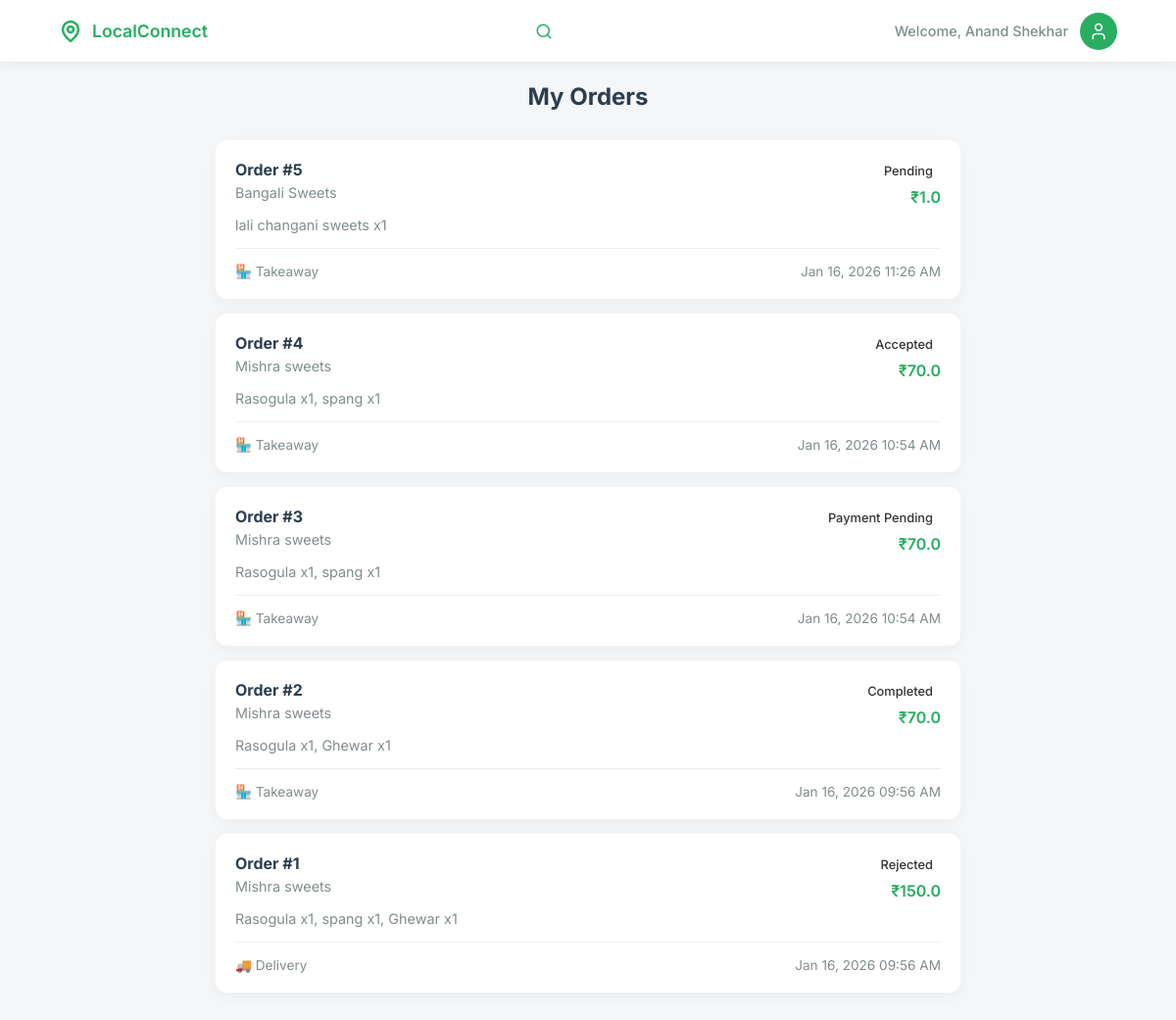
The page /customer/orders (signed in) on the database its author committed.
### models/models.py (models this page shows, shortened)
class Order(db.Model):
    id = db.Column(db.Integer, primary_key=True)
    customer_id = db.Column(db.Integer, db.ForeignKey('customer.id'), nullable=False)
    vendor_id = db.Column(db.Integer, db.ForeignKey('vendor.id'), nullable=False)
    vendor_name = db.Column(db.String(100), nullable=False)
    customer_name = db.Column(db.String(100))
    customer_phone = db.Column(db.String(20))
    items = db.Column(db.Text, nullable=False)
    items_summary = db.Column(db.String(500))
    delivery_type = db.Column(db.String(20), nullable=False)
    payment_type = db.Column(db.String(20), nullable=False)
    total = db.Column(db.Float, nullable=False)
    status = db.Column(db.String(20), default='Pending')
    order_type = db.Column(db.String(20))
    customer_suggestion = db.Column(db.Text)
    rejection_reason = db.Column(db.Text)
    created_at = db.Column(db.DateTime, default=datetime.utcnow)
    razorpay_order_id = db.Column(db.String(100))
    razorpay_payment_id = db.Column(db.String(100))
    razorpay_signature = db.Column(db.String(255))
    review_rating = db.Column(db.Integer)
    review_comment = db.Column(db.Text)
    review_date = db.Column(db.DateTime)
    def get_items(self):
        return json.loads(self.items)

### app.py (the view)
@app.route('/customer/orders')
@customer_required
def customer_orders():
    user_id = session.get('user_id')
    orders_query = Order.query.filter_by(customer_id=user_id).order_by(Order.created_at.desc()).all()
    orders = [{
        'id': o.id,
        'vendor_name': o.vendor_name,
        'items': o.items,
        'delivery_type': o.delivery_type,
        'payment_type': o.payment_type,
        'total': o.total,
        'status': o.status,
        'created_at': o.created_at.isoformat(),
        'review_rating': o.review_rating,
        'review_comment': o.review_comment
    } for o in orders_query]
    return render_template('customer/orders.html', user_name=session.get('user_name'), user_id=user_id, orders=orders, orders_query=orders_query)

### app.py (called while the page is built)
def customer_required(f):
    @wraps(f)
    def decorated_function(*args, **kwargs):
        if 'user_id' not in session or session.get('user_role') != 'customer':
            flash('Access denied. Customer login required.', 'error')
            return redirect(url_for('sign_in'))
        return f(*args, **kwargs)
    return decorated_function

### templates/customer/orders.html (shortened to what this page needs)
<!DOCTYPE html>
<html lang="en">
<head>
    <link rel="stylesheet" href="/static/css/customer/base.css">
    <link rel="stylesheet" href="https://cdnjs.cloudflare.com/ajax/libs/font-awesome/6.0.0/css/all.min.css">
    <link rel="stylesheet" href="https://unpkg.com/leaflet@1.9.4/dist/leaflet.css" />
</head>
<body>
    <header class="navbar">
        <div class="nav-container">
            <div class="logo">
                <svg width="24" height="24" viewBox="0 0 24 24" fill="none" stroke="currentColor" stroke-width="2.5" stroke-linecap="round" stroke-linejoin="round">
                    <path d="M20 10c0 6-8 12-8 12s-8-6-8-12a8 8 0 0 1 16 0Z"></path>
                    <circle cx="12" cy="10" r="3"></circle>
                </svg>
                <span>LocalConnect</span>
            </div>
            <div class="search-wrapper" id="searchWrapper">
                <svg class="search-icon" width="18" height="18" viewBox="0 0 24 24" fill="none" stroke="currentColor" stroke-width="2" stroke-linecap="round" stroke-linejoin="round">
                    <circle cx="11" cy="11" r="8"></circle>
                    <line x1="21" y1="21" x2="16.65" y2="16.65"></line>
                </svg>
            </div>
            <div class="user-profile">
                <span class="welcome-text">Welcome, {{ user_name or 'Guest' }}</span>
                <div class="avatar" id="profileIcon">
                    <svg width="20" height="20" viewBox="0 0 24 24" fill="none" stroke="currentColor" stroke-width="2" stroke-linecap="round" stroke-linejoin="round">
                        <path d="M19 21v-2a4 4 0 0 0-4-4H9a4 4 0 0 0-4 4v2"></path>
                        <circle cx="12" cy="7" r="4"></circle>
                    </svg>
                </div>
            </div>
        </div>
    </header>
    <main class="content-wrapper">
        <div class="orders-container">
            <h2 class="page-title">My Orders</h2>
            <div class="orders-list" id="orders-list">
                {% if orders_query %}
                    {% for order in orders_query %}
                    <div class="order-card" onclick="showOrderDetails({{ order.id }})">
                        <div class="order-header">
                            <div class="order-info">
                                <h4>Order #{{ order.id }}</h4>
                                <p class="vendor-name">{{ order.vendor_name }}</p>
                            </div>
                            <div class="order-status">
                                <span class="status-badge {{ order.status }}">{{ order.status.replace('_', ' ').title() }}</span>
                                <span class="order-total">₹{{ order.total }}</span>
                            </div>
                        </div>
                        <div class="order-items">
                            <p>{% for item in order.get_items() %}{{ item.name }} x{{ item.qty }}{% if not loop.last %}, {% endif %}{% endfor %}</p>
                        </div>
                        <div class="order-meta">
                            <span class="order-type">{{ '🚚 Delivery' if order.delivery_type == 'delivery' else '🏪 Takeaway' }}</span>
                            <span class="order-date">{{ order.created_at.strftime('%b %d, %Y %I:%M %p') }}</span>
                        </div>
                    </div>
                    {% endfor %}
                {% else %}
                    <div style="text-align:center;padding:60px 20px;color:#7f8c8d;">
                        <i class="fa-solid fa-shopping-bag" style="font-size:48px;margin-bottom:20px;color:#27ae60;"></i>
                        <h3>No orders yet</h3>
                        <p>Your orders will appear here after you place them.</p>
                    </div>
                {% endif %}
            </div>
        </div>
    </main>
</body>
</html>

### static/css/customer/base.css (style rules this page uses)
:root { --bg-color: #f5f6f7; --primary-green: #27ae60; --dark-green: #219150; --text-main: #333; --text-dark: #2c3e50; --text-gray: #7f8c8d; --text-light: #7f8c8d; --card-shadow: 0 4px 15px rgba(0,0,0,0.04); --border-radius: 18px; --bg-light: #f5f7f8; --bg-gray: #f5f7f8; }
* { margin: 0; padding: 0; box-sizing: border-box; transition: all 0.3s cubic-bezier(0.25, 0.8, 0.25, 1); }
body { font-family: 'Inter', sans-serif; background-color: var(--bg-color); color: var(--text-main); overflow-x: hidden; }
.navbar { background: white; height: 64px; display: flex; align-items: center; padding: 0 5%; box-shadow: 0 1px 10px rgba(0,0,0,0.05); position: sticky; top: 0; z-index: 1000; border-bottom: 1px solid #eee; }
.nav-container { width: 100%; max-width: 1200px; margin: 0 auto; display: flex; justify-content: space-between; align-items: center; gap: 15px; }
.logo { display: flex; align-items: center; gap: 10px; color: var(--primary-green); font-weight: 600; font-size: 1.1rem; cursor: pointer; }
.search-wrapper { position: relative; width: 400px; flex: 1; max-width: 450px; transition: all 0.3s ease; }
.search-wrapper.collapsed { width: 40px; max-width: 40px; }
.search-icon { position: absolute; right: 18px; top: 50%; transform: translateY(-50%); color: var(--primary-green); cursor: pointer; }
.user-profile { display: flex; align-items: center; gap: 12px; position: relative; }
.welcome-text { font-size: 0.9rem; color: var(--text-gray); font-weight: 500; }
.avatar { width: 38px; height: 38px; background: var(--primary-green); border-radius: 50%; display: flex; align-items: center; justify-content: center; color: white; font-weight: 600; cursor: pointer; transition: all 0.3s ease; }
.orders-container { max-width: 800px; margin: 0 auto; padding: 20px; }
.page-title { text-align: center; margin-bottom: 30px; color: var(--text-dark); }
.order-card { background: white; border-radius: 12px; padding: 20px; margin-bottom: 15px; box-shadow: var(--card-shadow); cursor: pointer; transition: all 0.3s ease; }
.order-header { display: flex; justify-content: space-between; align-items: flex-start; margin-bottom: 10px; }
.order-info h4 { margin: 0 0 5px 0; color: var(--text-dark); }
.vendor-name { margin: 0; color: var(--text-gray); font-size: 0.9rem; }
.order-status { text-align: right; }
.status-badge { padding: 4px 8px; border-radius: 12px; font-size: 0.8rem; font-weight: 500; display: block; margin-bottom: 5px; }
.order-total { font-weight: 600; color: var(--primary-green); }
.order-items p { margin: 10px 0; color: var(--text-gray); font-size: 0.9rem; }
.order-meta { display: flex; justify-content: space-between; align-items: center; margin-top: 15px; padding-top: 15px; border-top: 1px solid #eee; font-size: 0.85rem; color: var(--text-gray); }

### rows shown on the page
Order: id "5", vendor_name "Bangali Sweets", status.replace "Pending", total "1.0", name "lali changani sweets", qty "1", delivery_type "🏪 Takeaway", created_at "Jan 16, 2026 11:26 AM"
Order: id "4", vendor_name "Mishra sweets", status.replace "Accepted", total "70.0", name "Rasogula" "spang", qty "1" "1", delivery_type "🏪 Takeaway", created_at "Jan 16, 2026 10:54 AM"
Order: id "3", vendor_name "Mishra sweets", status.replace "Payment Pending", total "70.0", name "Rasogula" "spang", qty "1" "1", delivery_type "🏪 Takeaway", created_at "Jan 16, 2026 10:54 AM"
Order: id "2", vendor_name "Mishra sweets", status.replace "Completed", total "70.0", name "Rasogula" "Ghewar", qty "1" "1", delivery_type "🏪 Takeaway", created_at "Jan 16, 2026 09:56 AM"
Order: id "1", vendor_name "Mishra sweets", status.replace "Rejected", total "150.0", name "Rasogula" "spang" "Ghewar", qty "1" "1" "1", delivery_type "🚚 Delivery", created_at "Jan 16, 2026 09:56 AM"

### other values the page prints
{{ user_name or 'Guest' }} "Anand Shekhar"
